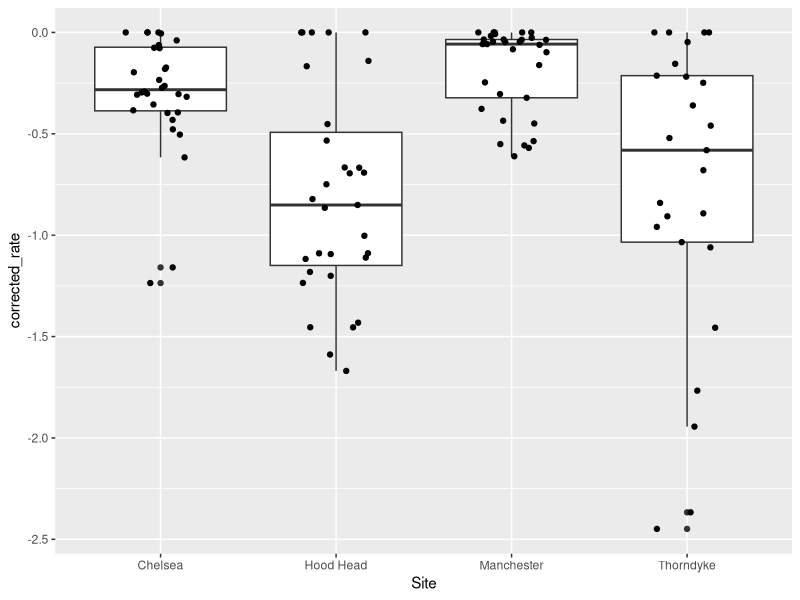
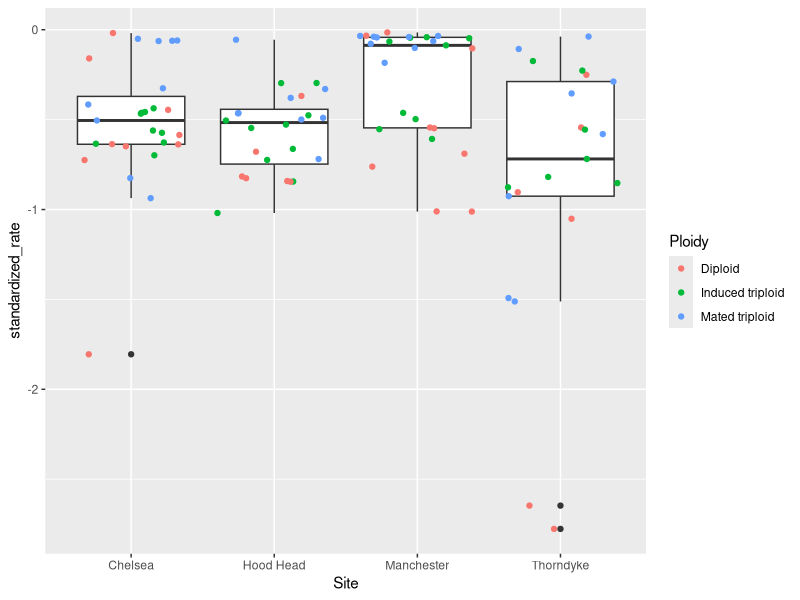
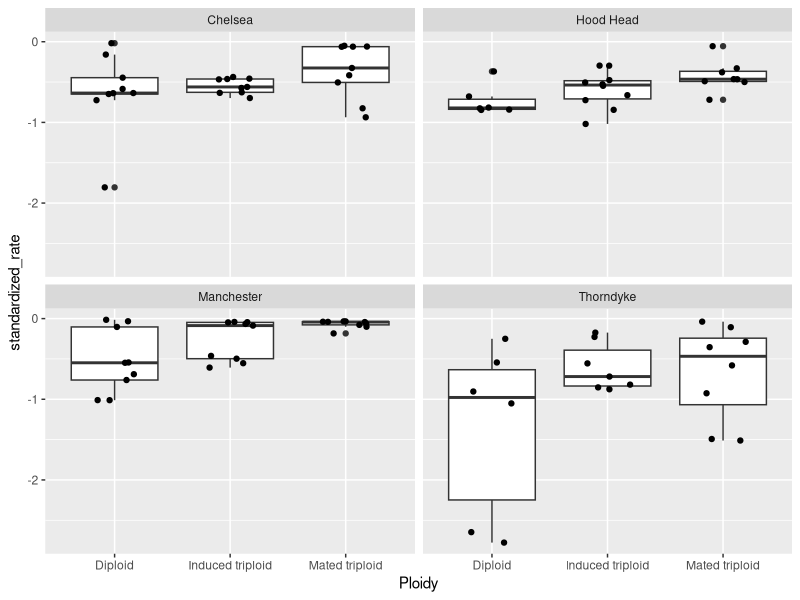
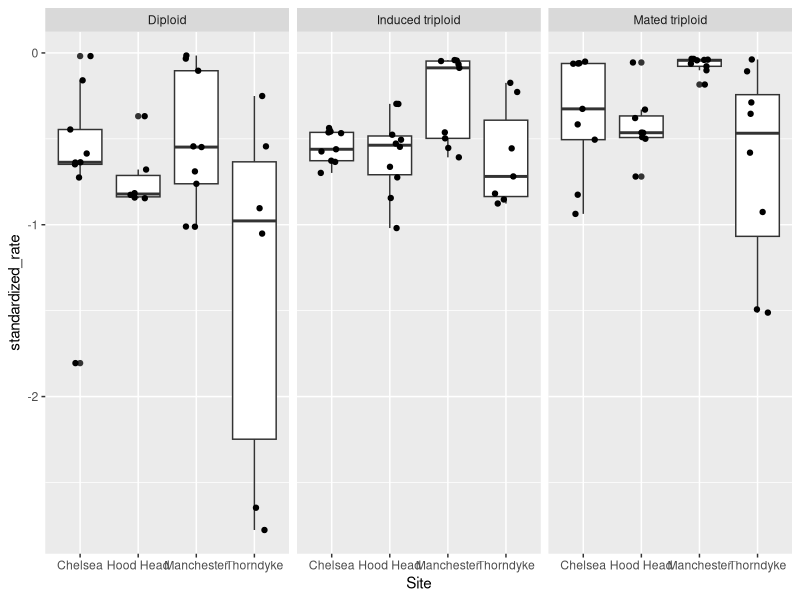

Write the R code that produced these figures, in order.
library(tidyverse)
project_wd <- "C:/Users/Kathe/OneDrive/Documents/CICOES/oyster_respirometry/july2023_field_resp"
setwd(project_wd)
animalratedat <- read.csv("animal_resp_rates.csv")

###### CORRECT FOR BACKGROUND ###################################################################################

bgrddat <- animalratedat %>% 
  filter(tolower(Colour) == "blank") %>% 
  select(run, rate) %>%
  filter(run != 5)#comment back in to remove outlier bg rates

head(bgrddat)
  
#now runs 2 and 14 are missing background values -- take mean of runs before and after
missing_blanks <- data.frame(run=5,
                             rate=mean(bgrddat$rate[which(bgrddat$run==4 | bgrddat$run==6)]))
bgrddat <- rbind(bgrddat, missing_blanks)
bgrddat <- bgrddat %>% rename(bgrd_rate=rate)#prep for merge by renaming rate column

animalratedat <- merge(animalratedat, bgrddat, by="run")


#subtract the background rates from the animal rates
animalratedat$corrected_rate <- animalratedat$rate - animalratedat$bgrd_rate

#check for positive rates -- indicates outlier bg rate
animalratedat$positve <- animalratedat$corrected_rate > 0
summary(animalratedat)
animalratedat$Respirometry.number[which(animalratedat$positve==TRUE)]

ggplot(data=animalratedat, aes(x=Site, y=corrected_rate))+
  geom_boxplot()+
  geom_jitter(width=0.2)




###### STANDARDIZE BY DRY MASS ###################################################################################

massdat <- read.csv("dry_mass.csv")
summary(massdat)

#calculate tissue dry mass values if any are missing
massdat$Oyster.tissue.dry.mass <- massdat$Tin.and.oyster.tissue.dry.mass - massdat$Empty.tin.mass
#select necessary info from massdat
july_dry_mass <- massdat %>% filter(Origin=="JulyResp") %>% select(Oyster.Number, Oyster.tissue.dry.mass)
#left join mass data onto rates data by oyster/repirometry number
animalratesdat_withmass <- merge(animalratedat, july_dry_mass, by.x="Respirometry.number", by.y="Oyster.Number")
animalratesdat_withmass$standardized_rate <- animalratesdat_withmass$corrected_rate/animalratesdat_withmass$Oyster.tissue.dry.mass




###### FINAL CLEANUP ###################################################################################

#check through notes section to find any problem runs missed in the initial data cleaning
#I realize that this is an unhinged way to filter this but it was the only way I could find to remove only this one measurement
animalratesdat_withmass <- animalratesdat_withmass %>% 
  filter(rate!=animalratesdat_withmass$rate[which(animalratesdat_withmass$run==11 & animalratesdat_withmass$probe==8)])

summary(animalratesdat_withmass)
animalratesdat_withmass$Colour <- as.factor(tolower(animalratesdat_withmass$Colour))

#correct misspellings of the bag colors
animalratesdat_withmass$Colour[which(animalratesdat_withmass$Colour=="blue "|animalratesdat_withmass$Colour=="bue")] <- "blue"
animalratesdat_withmass$Colour[which(animalratesdat_withmass$Colour=="green ")] <- "green"

#assign ploidy based on bag color
for(i in 1:length(animalratesdat_withmass$Colour)){
  if(animalratesdat_withmass$Colour[i]=='red'){
    animalratesdat_withmass$Ploidy[i] <- 'Mated triploid'
  } else if(animalratesdat_withmass$Colour[i]=='blue'){
    animalratesdat_withmass$Ploidy[i] <- 'Induced triploid'
  } else if(animalratesdat_withmass$Colour[i]=='green'){
    animalratesdat_withmass$Ploidy[i] <- 'Diploid'
  }
}

#exporatory visulaizations
ggplot(data=animalratesdat_withmass)+
  geom_boxplot(aes(x=Site, y=standardized_rate))+
  geom_jitter(aes(x=Site, y=standardized_rate, color=Ploidy))
ggplot(data=animalratesdat_withmass)+
  geom_boxplot(aes(x=Ploidy, y=standardized_rate))+
  geom_jitter(aes(x=Ploidy, y=standardized_rate), width=0.2)+
  facet_wrap(~Site)
ggplot(data=animalratesdat_withmass)+
  geom_boxplot(aes(x=Site, y=standardized_rate))+
  geom_jitter(aes(x=Site, y=standardized_rate), width=0.2)+
  facet_wrap(~Ploidy)

write.csv(animalratesdat_withmass, "corrected_resp_rates.csv")
